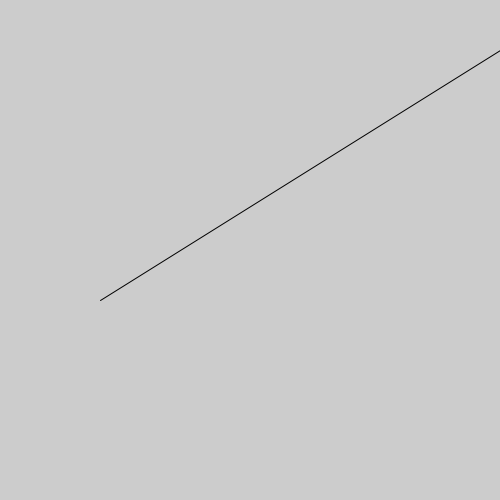
Frame 1 (no input)
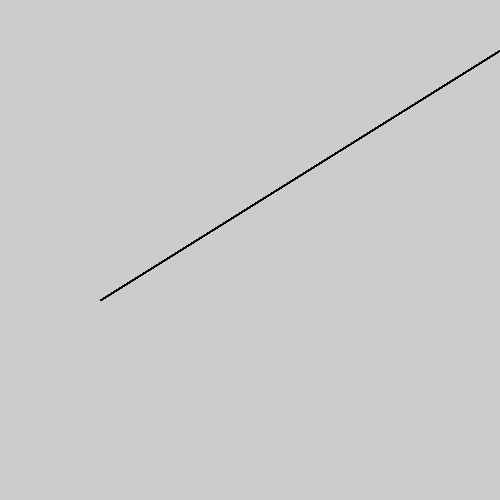
Frame 60 (the mouse pressed at the canvas centre just before this capture)
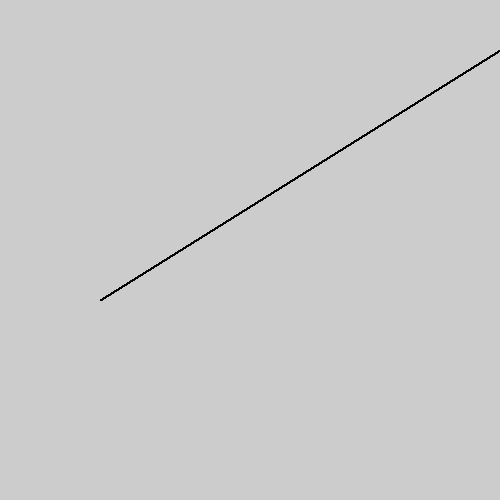
Frame 120 (the mouse held since frame 60 and released just before this capture)

The Processing sketch that drew these frames (run headless with seeded random() and noise(); from frame 60 on, the mouse is pressed at the canvas centre):

// Processing sketch: Lecture_8
// ── Lecture_8.pde
/*
  git bash
  Create a repository for our assignment
*/  

void setup()
{
  size(500, 500);
}

void draw()
{
  line(500, 50, 100, 300);
  
}
